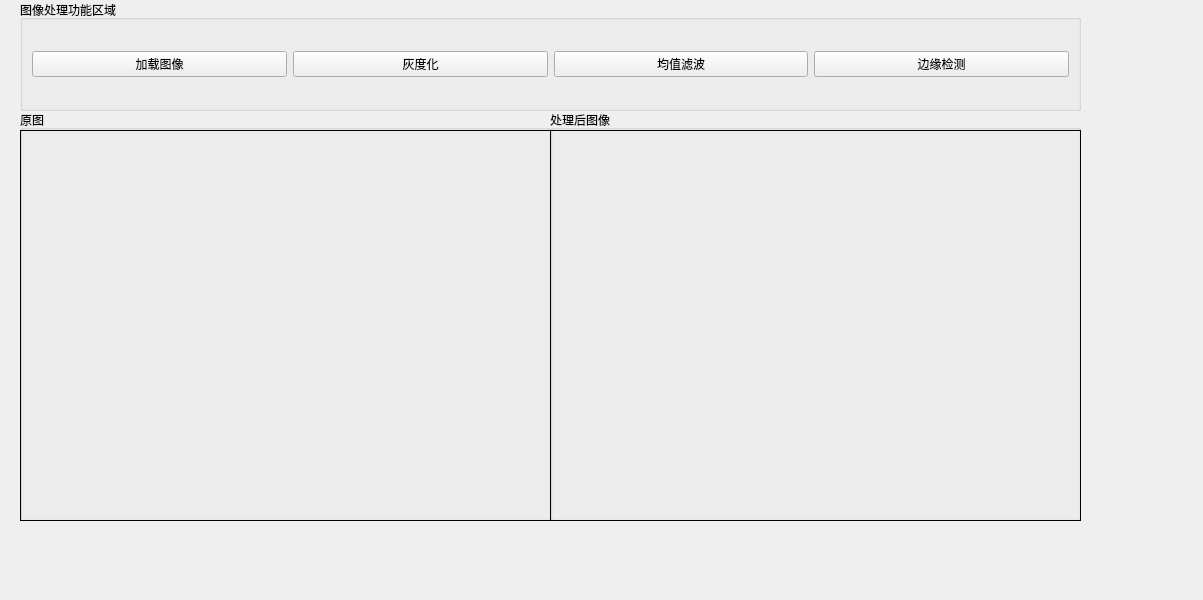
<?xml version="1.0" encoding="UTF-8"?>
<ui version="4.0">
 <class>MainWindow</class>
 <widget class="QMainWindow" name="MainWindow">
  <property name="geometry">
   <rect>
    <x>0</x>
    <y>0</y>
    <width>1203</width>
    <height>600</height>
   </rect>
  </property>
  <property name="windowTitle">
   <string>MainWindow</string>
  </property>
  <widget class="QWidget" name="centralwidget">
   <widget class="QGroupBox" name="horizontalGroupBox">
    <property name="geometry">
     <rect>
      <x>20</x>
      <y>0</y>
      <width>1061</width>
      <height>111</height>
     </rect>
    </property>
    <property name="title">
     <string>图像处理功能区域</string>
    </property>
    <layout class="QHBoxLayout" name="horizontalLayout">
     <item>
      <widget class="QPushButton" name="btn_Loadimage">
       <property name="text">
        <string>加载图像</string>
       </property>
      </widget>
     </item>
     <item>
      <widget class="QPushButton" name="btn_Grey">
       <property name="text">
        <string>灰度化</string>
       </property>
      </widget>
     </item>
     <item>
      <widget class="QPushButton" name="btn_Meanimage">
       <property name="text">
        <string>均值滤波</string>
       </property>
      </widget>
     </item>
     <item>
      <widget class="QPushButton" name="btn_canny">
       <property name="text">
        <string>边缘检测</string>
       </property>
      </widget>
     </item>
    </layout>
   </widget>
   <widget class="QGroupBox" name="groupBox">
    <property name="geometry">
     <rect>
      <x>20</x>
      <y>110</y>
      <width>531</width>
      <height>411</height>
     </rect>
    </property>
    <property name="title">
     <string>原图</string>
    </property>
    <widget class="QLabel" name="lbi_show1">
     <property name="geometry">
      <rect>
       <x>0</x>
       <y>20</y>
       <width>531</width>
       <height>391</height>
      </rect>
     </property>
     <property name="frameShape">
      <enum>QFrame::Panel</enum>
     </property>
     <property name="text">
      <string/>
     </property>
    </widget>
   </widget>
   <widget class="QGroupBox" name="groupBox_2">
    <property name="geometry">
     <rect>
      <x>550</x>
      <y>110</y>
      <width>531</width>
      <height>411</height>
     </rect>
    </property>
    <property name="title">
     <string>处理后图像</string>
    </property>
    <widget class="QLabel" name="lbi_show2">
     <property name="geometry">
      <rect>
       <x>-30</x>
       <y>20</y>
       <width>561</width>
       <height>391</height>
      </rect>
     </property>
     <property name="frameShape">
      <enum>QFrame::Panel</enum>
     </property>
     <property name="text">
      <string/>
     </property>
    </widget>
   </widget>
  </widget>
 </widget>
 <resources/>
 <connections/>
</ui>
